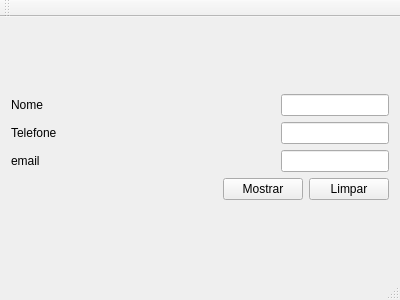
<?xml version="1.0" encoding="UTF-8"?>
<ui version="4.0">
 <class>MainWindow</class>
 <widget class="QMainWindow" name="MainWindow">
  <property name="geometry">
   <rect>
    <x>0</x>
    <y>0</y>
    <width>400</width>
    <height>300</height>
   </rect>
  </property>
  <property name="windowTitle">
   <string>MainWindow</string>
  </property>
  <widget class="QWidget" name="centralWidget">
   <layout class="QGridLayout" name="gridLayout">
    <item row="0" column="0">
     <layout class="QVBoxLayout" name="verticalLayout">
      <item>
       <layout class="QHBoxLayout" name="horizontalLayout">
        <item>
         <widget class="QLabel" name="label">
          <property name="text">
           <string>Nome</string>
          </property>
         </widget>
        </item>
        <item>
         <spacer name="horizontalSpacer">
          <property name="orientation">
           <enum>Qt::Horizontal</enum>
          </property>
          <property name="sizeHint" stdset="0">
           <size>
            <width>40</width>
            <height>20</height>
           </size>
          </property>
         </spacer>
        </item>
        <item>
         <widget class="QLineEdit" name="lineEdit">
          <property name="sizePolicy">
           <sizepolicy hsizetype="Fixed" vsizetype="Fixed">
            <horstretch>0</horstretch>
            <verstretch>0</verstretch>
           </sizepolicy>
          </property>
          <property name="minimumSize">
           <size>
            <width>21</width>
            <height>20</height>
           </size>
          </property>
         </widget>
        </item>
       </layout>
      </item>
      <item>
       <layout class="QHBoxLayout" name="horizontalLayout_2">
        <item>
         <widget class="QLabel" name="label_2">
          <property name="text">
           <string>Telefone</string>
          </property>
         </widget>
        </item>
        <item>
         <spacer name="horizontalSpacer_2">
          <property name="orientation">
           <enum>Qt::Horizontal</enum>
          </property>
          <property name="sizeHint" stdset="0">
           <size>
            <width>40</width>
            <height>20</height>
           </size>
          </property>
         </spacer>
        </item>
        <item>
         <widget class="QLineEdit" name="lineEdit_2">
          <property name="sizePolicy">
           <sizepolicy hsizetype="Fixed" vsizetype="Fixed">
            <horstretch>0</horstretch>
            <verstretch>0</verstretch>
           </sizepolicy>
          </property>
          <property name="minimumSize">
           <size>
            <width>21</width>
            <height>20</height>
           </size>
          </property>
         </widget>
        </item>
       </layout>
      </item>
      <item>
       <layout class="QHBoxLayout" name="horizontalLayout_3">
        <item>
         <widget class="QLabel" name="label_3">
          <property name="text">
           <string>email</string>
          </property>
         </widget>
        </item>
        <item>
         <spacer name="horizontalSpacer_3">
          <property name="orientation">
           <enum>Qt::Horizontal</enum>
          </property>
          <property name="sizeHint" stdset="0">
           <size>
            <width>40</width>
            <height>20</height>
           </size>
          </property>
         </spacer>
        </item>
        <item>
         <widget class="QLineEdit" name="lineEdit_3">
          <property name="sizePolicy">
           <sizepolicy hsizetype="Fixed" vsizetype="Fixed">
            <horstretch>0</horstretch>
            <verstretch>0</verstretch>
           </sizepolicy>
          </property>
          <property name="minimumSize">
           <size>
            <width>21</width>
            <height>20</height>
           </size>
          </property>
         </widget>
        </item>
       </layout>
      </item>
      <item>
       <layout class="QHBoxLayout" name="horizontalLayout_4">
        <item>
         <spacer name="horizontalSpacer_4">
          <property name="orientation">
           <enum>Qt::Horizontal</enum>
          </property>
          <property name="sizeHint" stdset="0">
           <size>
            <width>40</width>
            <height>20</height>
           </size>
          </property>
         </spacer>
        </item>
        <item>
         <widget class="QPushButton" name="pushButton">
          <property name="text">
           <string>Mostrar</string>
          </property>
         </widget>
        </item>
        <item>
         <widget class="QPushButton" name="pushButton_2">
          <property name="text">
           <string>Limpar</string>
          </property>
         </widget>
        </item>
       </layout>
      </item>
     </layout>
    </item>
   </layout>
  </widget>
  <widget class="QMenuBar" name="menuBar">
   <property name="geometry">
    <rect>
     <x>0</x>
     <y>0</y>
     <width>400</width>
     <height>22</height>
    </rect>
   </property>
  </widget>
  <widget class="QToolBar" name="mainToolBar">
   <attribute name="toolBarArea">
    <enum>TopToolBarArea</enum>
   </attribute>
   <attribute name="toolBarBreak">
    <bool>false</bool>
   </attribute>
  </widget>
  <widget class="QStatusBar" name="statusBar"/>
 </widget>
 <layoutdefault spacing="6" margin="11"/>
 <resources/>
 <connections/>
</ui>
